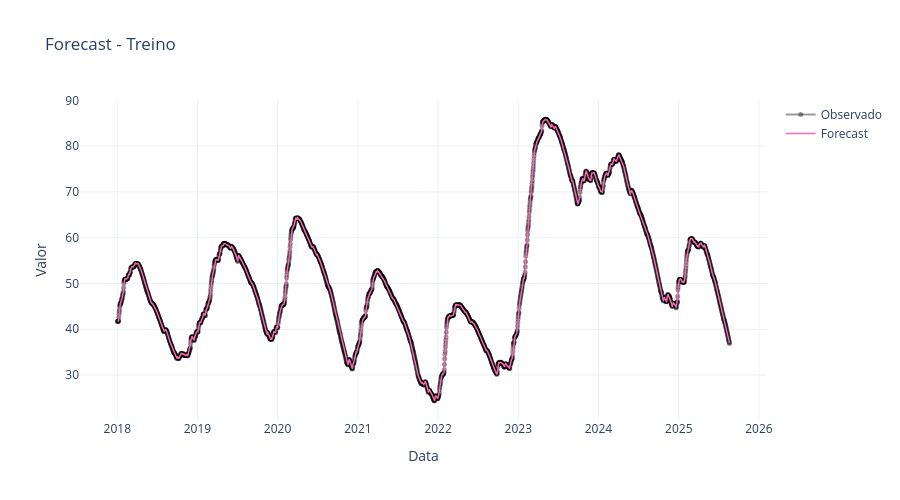
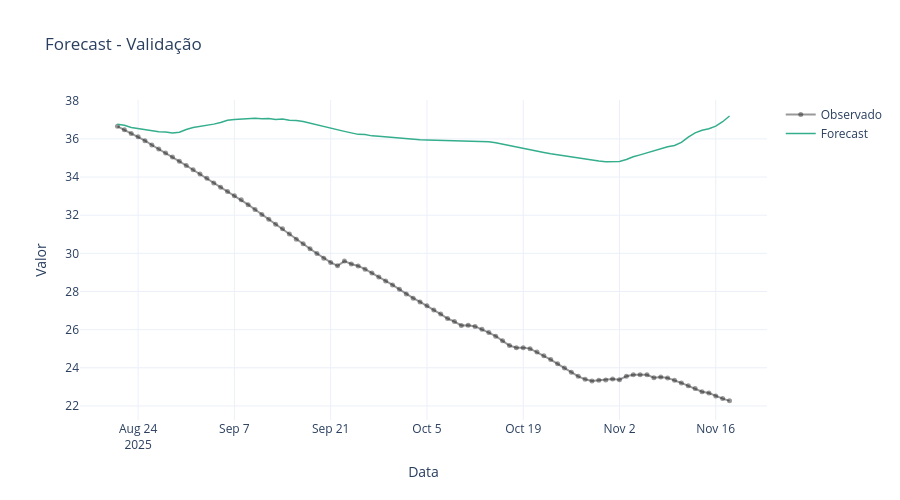

The code cell stored with these charts, in order, in its notebook:
### Markdown cell above
## Modelagem para volume desacoplando o modelo da recursão

### Code cell
model = ModeloPrevisaoVolume(LinearRegression(fit_intercept=False))

model.fit_vazao_natural(X_vn_train_rec, y_vn_train_rec)
model.fit_vazao_jusante(X_vj_train_rec, y_vj_train_rec)
model.calculate_lags(X_vn_valid_rec)
model.fit(X_vol_train_rec, y_vol_train_rec)

X_vn_train_rec_drop = X_vn_train_rec.drop(pd.Timestamp("2018-01-01"))
y_fit = model.predict(X_vn_train_rec_drop)
y_pred = model.predict(X_vn_valid_rec)

metric = calculate_metrics(
  y_vol_rec.loc[y_fit.index],
  y_vol_rec.loc[y_pred.index],
  y_fit.squeeze(),
  y_pred.squeeze()
)
display(metric)

fig1 = plot_plotly(
  y_vol_rec.loc[y_fit.index],
  y_fit,
  title="Forecast - Treino",
  showlegend=True
)

fig2 = plot_plotly(
  y_vol_rec.loc[y_pred.index],
  y_pred,
  title="Forecast - Validação",
  showlegend=True
)
